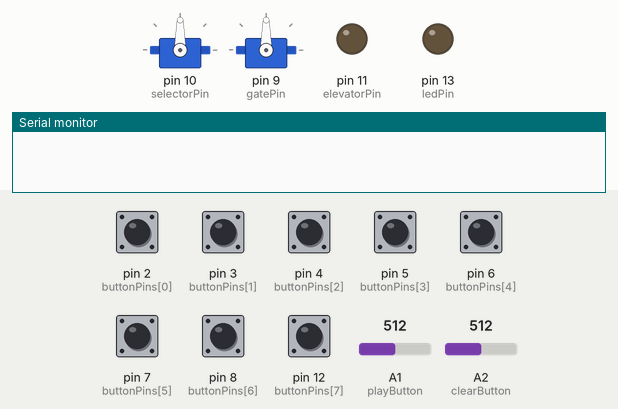
This sketch was run on a simulated Arduino Uno, built with avr-gcc and run on an emulated ATmega328P. Parts: 2 × servo, output pins drawn as LEDs (lit = HIGH), the last lines printed to the serial monitor. The test bench sets the inputs (shaded band); at power-on: pin 2 (buttonPins[0]), pin 3 (buttonPins[1]), pin 4 (buttonPins[2]), pin 5 (buttonPins[3]), pin 6 (buttonPins[4]), pin 7 (buttonPins[5]), pin 8 (buttonPins[6]), pin 12 (buttonPins[7]) LOW, A1 (playButton) = 512, A2 (clearButton) = 512.

Above: at 1.2 s.
1.3 s: pin 2 (buttonPins[0]) pulled HIGH for 0.15 s
At 2.4 s:
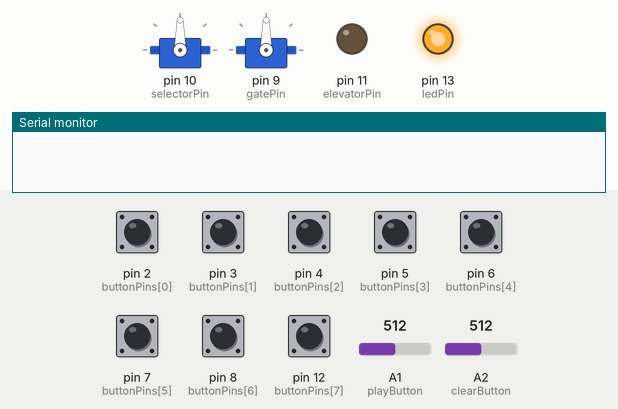
2.9 s: A1 (playButton) set to 1012
4.4 s: A1 (playButton) set to 1023
At 5.6 s:
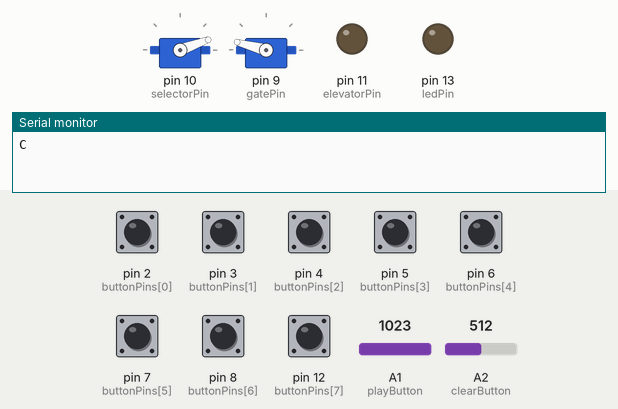
At 6.9 s:
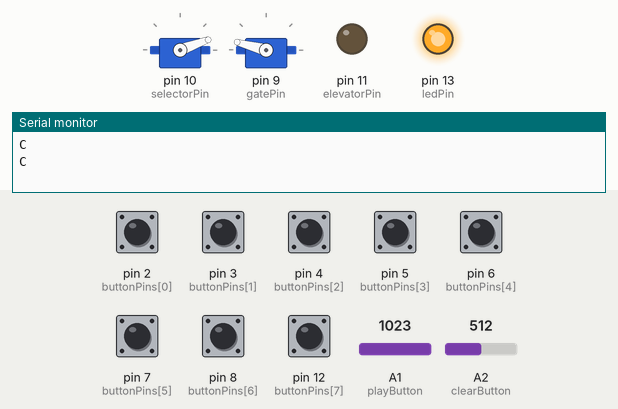
7.4 s: A2 (clearButton) set to 1023
Timing chart, 0 to 10.4 s (numbered marks = the images above; inputs shaded):
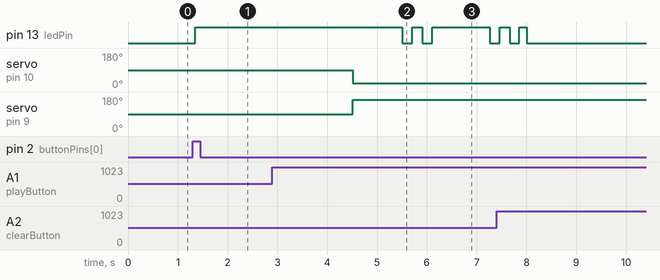

The sketch:

final_project2.ino
```cpp
///////////////////
// Final Project //
///////////////////
#include <Servo.h>
Servo selectorServo;  // create servo object to control a servo
Servo gateServo;

// Init pins
const int ledPin = 13;
const int buttonPins[8] = {2, 3, 4, 5, 6, 7, 8, 12};
const int playButton = A1;
const int clearButton = A2;
const int potPin = A0;
const int elevatorPin = 11;
const int gatePin = 9;
const int selectorPin = 10;

// Button/Note values
volatile byte state = LOW;
int buttonState[8] = {0, 0, 0, 0, 0, 0, 0, 0};
char notes[8] = {'C', 'D', 'E', 'F', 'G', 'A', 'B', 'c'};
const int C = 20; const int D = 35; const int E = 48; const int F = 60;
const int G = 65; const int A = 81; const int B = 88; const int c = 106;
String song = "";
volatile boolean notesPressed[8] = {false, false, false, false, false, false, false, false};
volatile boolean playButtonPressed = false;
volatile boolean clearButtonPressed = false;

// Misc.
const int GATE_DELAY = 60;
boolean blink_led = false;
unsigned long curr_time = 0;

void setup() {
  // Set up the servos
  selectorServo.attach(selectorPin);
  gateServo.attach(gatePin);
  // Set up the DC motor
  pinMode(elevatorPin, OUTPUT);

  // set the pin modes
  pinMode(ledPin, OUTPUT);
  for (int i = 0; i < 8; i++) {
    pinMode(buttonPins[i], INPUT);
  }
  pinMode(playButton, INPUT);
  pinMode(clearButton, INPUT);

  // enable interrupts
  interrupts();
  Serial.begin(19200);
}

void loop() {
  curr_time = millis();

  if (analogRead(clearButton) == 1023) {
    song = "";
    digitalWrite(ledPin, LOW);
    Serial.println("Song cleared!");
    clearButtonPressed = false;
  } else if (analogRead(playButton) == 1023) {
    blink_led = true;
    Serial.println(song);
    playSong(song);
  }

  for (int i = 0; i < 8; i++) {
    if (digitalRead(buttonPins[i]) == HIGH) {
      song += notes[i];
    }
  }

  if (song.length() > 0) {
    digitalWrite(ledPin, 150);
    if (blink_led) {
      digitalWrite(ledPin, LOW);
      delay(200);
      digitalWrite(ledPin, HIGH);
      delay(200);
      digitalWrite(ledPin, LOW);
      delay(200);
      digitalWrite(ledPin, HIGH);
      blink_led = false;
    }
  }
  delay(150);
}

void releaseOneMarble() {
  gateServo.write(165);
  delay(750);
  gateServo.write(140);
  delay(60);
  gateServo.write(165);
}

int elevatorSpeed() {
  int potVal = analogRead(potPin);
  if (potVal < 341) {
    return 150;
  } else if (potVal < 682) {
    return 200;
  } else {
    return 255;
  }
}

void playSong(String song) {
  //For each note: move to the correct angle
  for (int i = 0; i < song.length(); i++) {
    int time_elapsed = 0;
    switch (song[i]) {
      case 'C':
        selectorServo.write(C);
        break;
      case 'D':
        selectorServo.write(D);
        break;
      case 'E':
        selectorServo.write(E);
        break;
      case 'F':
        selectorServo.write(F);
        break;
      case 'G':
        selectorServo.write(G);
        break;
      case 'A':
        selectorServo.write(A);
        break;
      case 'B':
        selectorServo.write(B);
        break;
      case 'c':
        selectorServo.write(c);
        break;
      default:
        break;
    }
    //releaseOneMarble();
    gateServo.write(140); //Open gate
    while (time_elapsed < GATE_DELAY) { //Wait a bit of time
      time_elapsed += 1;
    }
    gateServo.write(165); //Close gate
    delay(1000);
  }
}
```

Measured:
- the behaviour switches between 1022 and 1023 on A1 (playButton) (found by bisection; images 1 and 2)
- after the input at 1.3 s, pin 13 (ledPin): LOW → HIGH after 0.05 s
- after the input at 2.9 s, every drawn part: stays the same
- after the input at 4.4 s, pin 13 (ledPin): goes LOW 0.20 s, HIGH 0.20 s, LOW 0.20 s, HIGH 1.2 s, then LOW, starting after 1.1 s; servo on pin 10 (selectorPin): 90° → 20° after 0.11 s; servo on pin 9 (gatePin): 90° → 165° after 0.11 s
